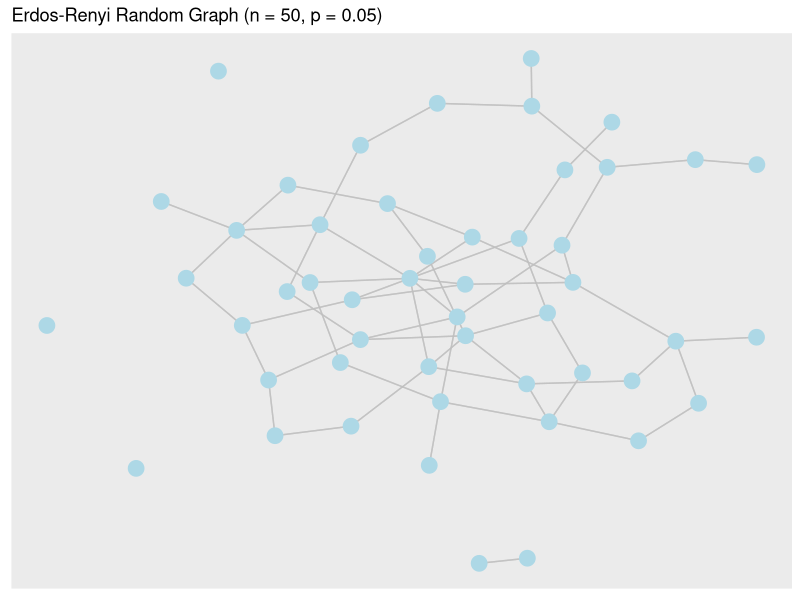
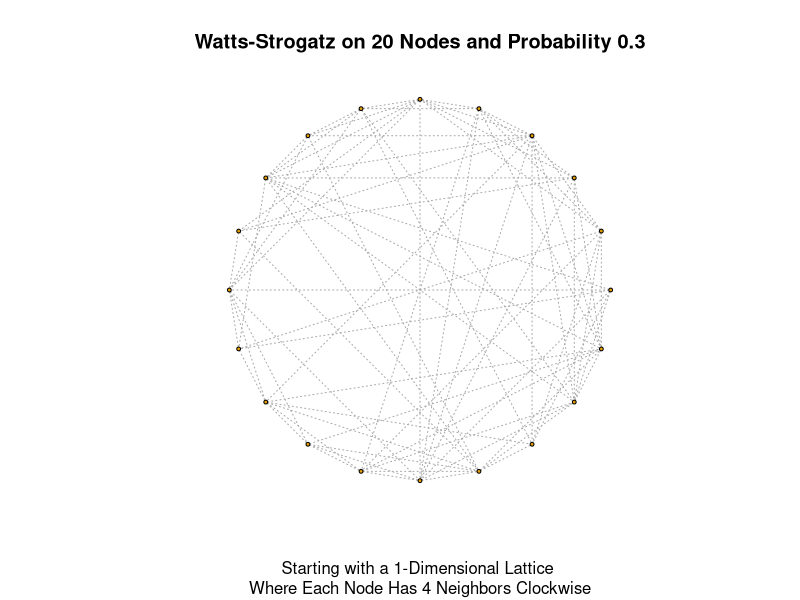
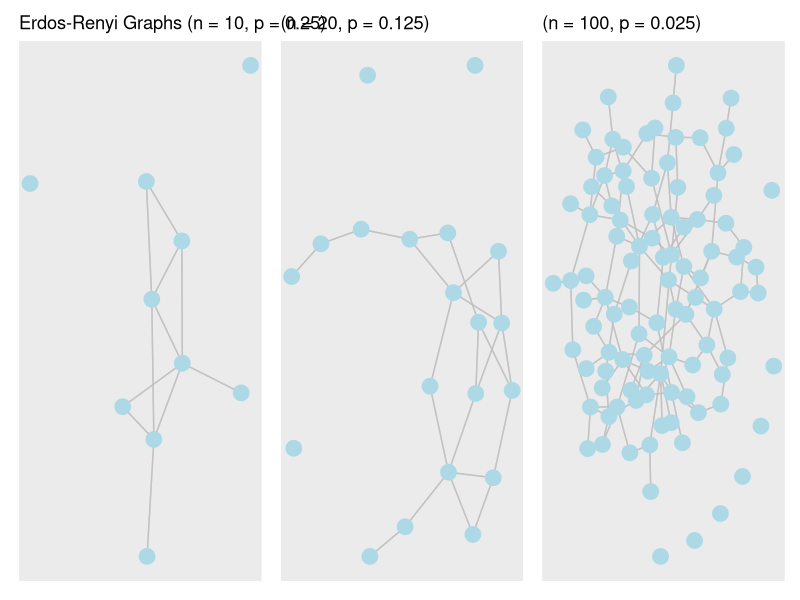
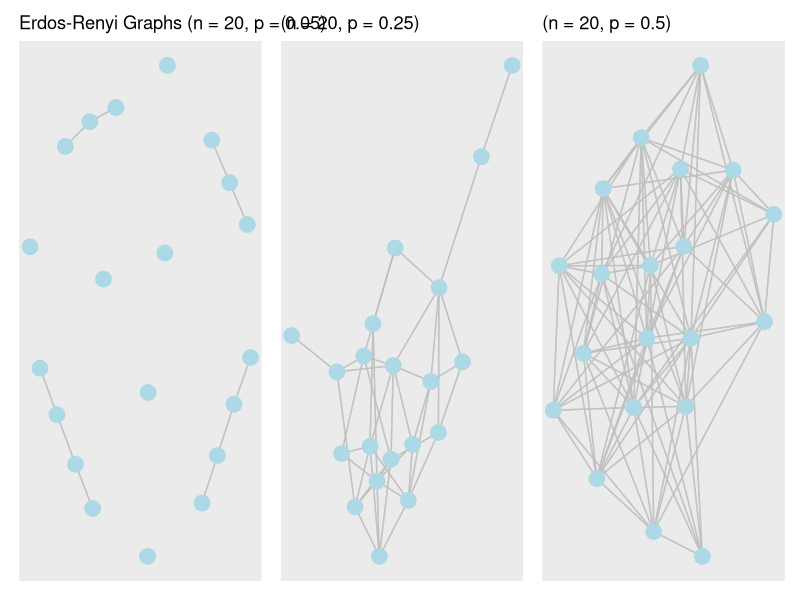
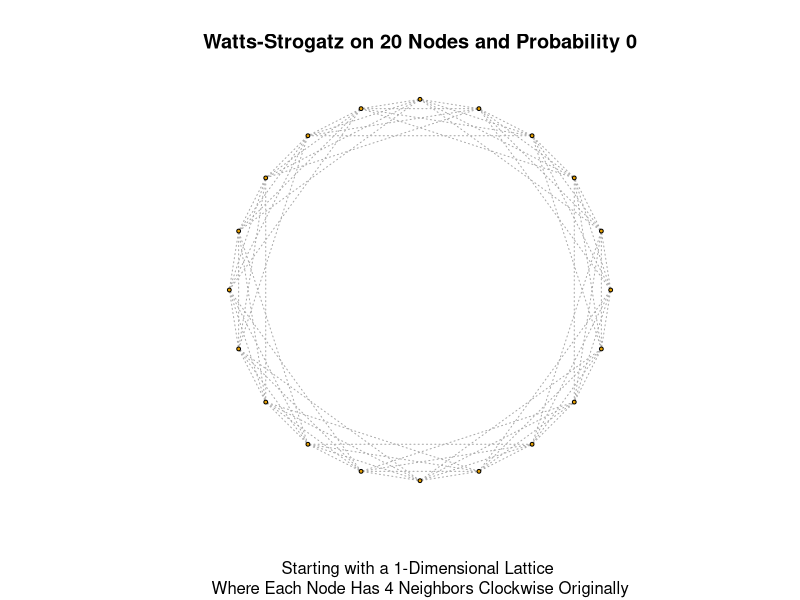
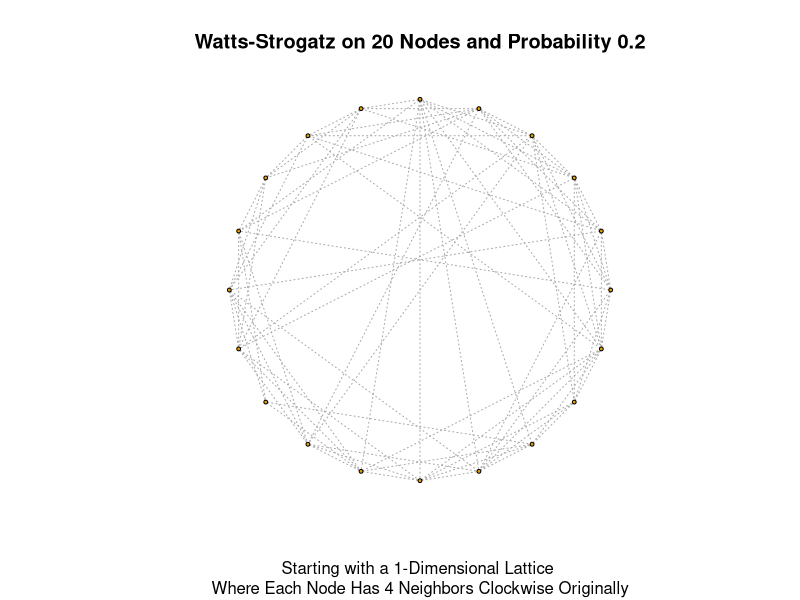
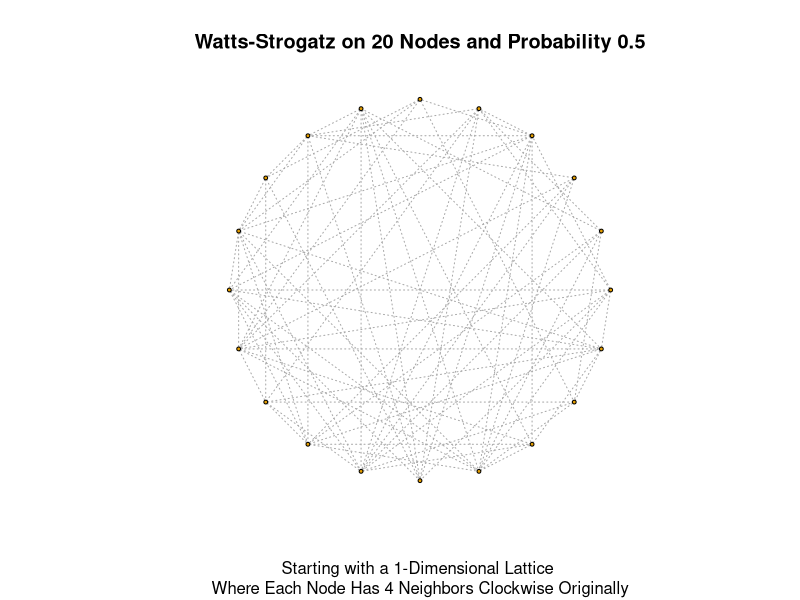
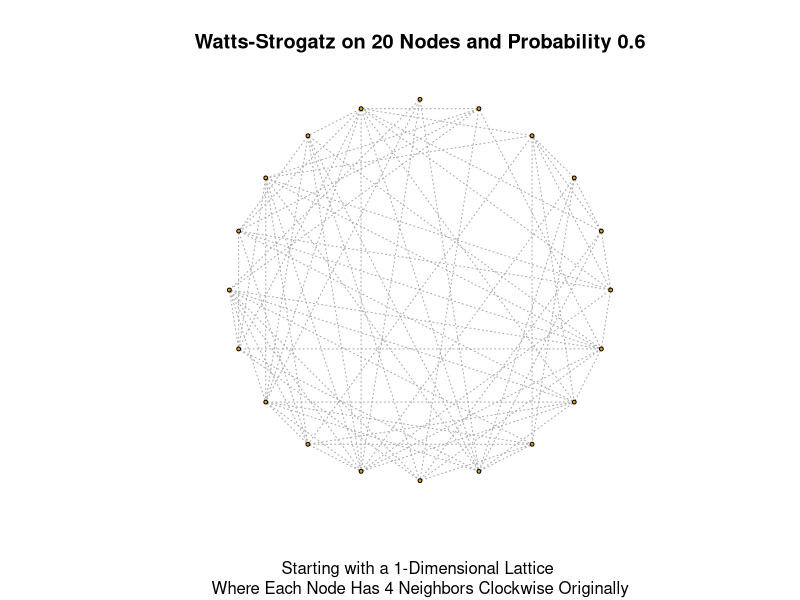

Reproduce these figures in R, in order.
# load required packages
library(ggraph)
library(igraph)
library(tidygraph)
library(dplyr)
library(patchwork)
library(glue)


# •	Simulate networks using two different models: 
# 1.	Erdös-Renyi graph G(n,p)

n = 50   # number of nodes
c = 2.5     # average degree
p = c/n   #connection probability

adj = matrix(0, n, n)     # create adjacency matrix

for(.i in 2:n){
  for(.j in 1:(.i-1)){    
    adj[.i, .j] = rbinom(1,1, p) 
    
  }
}

adj_mat <- adj + t(adj) # calculate the transpose

(ErdosRenyi_graph = graph_from_adjacency_matrix(adj_mat))

set.seed(1) # set seed for reproducing
# create plot of network
ER_plot <- ggraph(ErdosRenyi_graph, layout = "fr") +
  geom_edge_link(color = "grey", alpha = 0.7) + 
  geom_node_point(colour = "lightblue", size = 5, 
                  show.legend = FALSE) +
  labs(title = paste0("Erdos-Renyi Random Graph ",   
                      "(n = ", n, 
                      ", p = ", p, ")"))

ER_plot

# 2.	Watts-Strogatz graph (small world)
set.seed(2) #set seed for reproducing

n <- 20 # order of the graph
dim <- 1 # dimension of grid
nei <- 4 # number of neighbors in grid
p <- 0.3 # probability

# creating an example of model
(WS_graph <- sample_smallworld(dim, n, nei, p))

#create plot of network
plot(WS_graph, 
     layout = layout_in_circle, 
     vertex.size = 2, 
     vertex.label = NA, 
     edge.lty = 3,
     main = glue('Watts-Strogatz on ', n, ' Nodes and Probability ', p),
     sub = glue('Starting with a ', dim , 
                '-Dimensional Lattice \n Where Each Node Has ', nei, 
                ' Neighbors Clockwise'))

# •	Use the network statistics to compare the two models, and answer the following questions:
# 1.	What is the effect of choosing different parameters in the models?


# Erdös-Renyi
# different number of nodes
# model with 10 nodes
n = 10   # number of nodes
c = 2.5     # average degree
p = c/n   #connection probability

adj = matrix(0, n, n)     # create adjacency matrix

for(.i in 2:n){
  for(.j in 1:(.i-1)){    
    adj[.i, .j] = rbinom(1,1, p) 
    
  }
}

adj_mat <- adj + t(adj) # calculate the transpose

(ErdosRenyi_graph = graph_from_adjacency_matrix(adj_mat))

set.seed(6) # set seed for reproducing
# create plot of network
n10 <- ggraph(ErdosRenyi_graph, layout = "fr") +
  geom_edge_link(color = "grey", alpha = 0.7) + 
  geom_node_point(colour = "lightblue", size = 5, 
                  show.legend = FALSE) +
  labs(title = paste0("Erdos-Renyi Graphs ",   
                      "(n = ", n, 
                      ", p = ", p, ")"))

# model with 20 nodes
n = 20   # number of nodes
c = 2.5     # average degree
p = c/n   #connection probability

adj = matrix(0, n, n)     # create adjacency matrix

for(.i in 2:n){
  for(.j in 1:(.i-1)){    
    adj[.i, .j] = rbinom(1,1, p) 
    
  }
}

adj_mat <- adj + t(adj) # calculate the transpose

(ErdosRenyi_graph = graph_from_adjacency_matrix(adj_mat))

set.seed(7) # set seed for reproducing
# create plot of network
n20 <- ggraph(ErdosRenyi_graph, layout = "fr") +
  geom_edge_link(color = "grey", alpha = 0.7) + 
  geom_node_point(colour = "lightblue", size = 5, 
                  show.legend = FALSE) +
  labs(title = paste0("(n = ", n, 
                      ", p = ", p, ")"))

# model with 100 nodes
n = 100   # number of nodes
c = 2.5     # average degree
p = c/n   #connection probability

adj = matrix(0, n, n)     # create adjacency matrix

for(.i in 2:n){
  for(.j in 1:(.i-1)){    
    adj[.i, .j] = rbinom(1,1, p) 
    
  }
}

adj_mat <- adj + t(adj) # calculate the transpose

(ErdosRenyi_graph = graph_from_adjacency_matrix(adj_mat))

set.seed(8) # set seed for reproducing
# create plot of network
n100 <- ggraph(ErdosRenyi_graph, layout = "fr") +
  geom_edge_link(color = "grey", alpha = 0.7) + 
  geom_node_point(colour = "lightblue", size = 5, 
                  show.legend = FALSE) +
  labs(title = paste0("(n = ", n, 
                      ", p = ", p, ")"))

# display plots
n10 + n20 + n100


# different average degree/probability
# model with average 1 degree
n = 20   # number of nodes
c = 1     # average degree
p = c/n   #connection probability

adj = matrix(0, n, n)     # create adjacency matrix

for(.i in 2:n){
  for(.j in 1:(.i-1)){    
    adj[.i, .j] = rbinom(1,1, p) 
    
  }
}

adj_mat <- adj + t(adj) # calculate the transpose

(ErdosRenyi_graph = graph_from_adjacency_matrix(adj_mat))

set.seed(9) # set seed for reproducing
# create plot of network
c1 <- ggraph(ErdosRenyi_graph, layout = "fr") +
  geom_edge_link(color = "grey", alpha = 0.7) + 
  geom_node_point(colour = "lightblue", size = 5, 
                  show.legend = FALSE) +
  labs(title = paste0("Erdos-Renyi Graphs ",   
                      "(n = ", n, 
                      ", p = ", p, ")"))

# model with average 5 degrees
n = 20   # number of nodes
c = 5     # average degree
p = c/n   #connection probability

adj = matrix(0, n, n)     # create adjacency matrix

for(.i in 2:n){
  for(.j in 1:(.i-1)){    
    adj[.i, .j] = rbinom(1,1, p) 
    
  }
}

adj_mat <- adj + t(adj) # calculate the transpose

(ErdosRenyi_graph = graph_from_adjacency_matrix(adj_mat))

set.seed(10) # set seed for reproducing
# create plot of network
c5 <- ggraph(ErdosRenyi_graph, layout = "fr") +
  geom_edge_link(color = "grey", alpha = 0.7) + 
  geom_node_point(colour = "lightblue", size = 5, 
                  show.legend = FALSE) +
  labs(title = paste0("(n = ", n, 
                      ", p = ", p, ")"))

# model with average 10 degrees
n = 20   # number of nodes
c = 10     # average degree
p = c/n   #connection probability

adj = matrix(0, n, n)     # create adjacency matrix

for(.i in 2:n){
  for(.j in 1:(.i-1)){    
    adj[.i, .j] = rbinom(1,1, p) 
    
  }
}

adj_mat <- adj + t(adj) # calculate the transpose

(ErdosRenyi_graph = graph_from_adjacency_matrix(adj_mat))

set.seed(11) # set seed for reproducing
# create plot of network
c10 <- ggraph(ErdosRenyi_graph, layout = "fr") +
  geom_edge_link(color = "grey", alpha = 0.7) + 
  geom_node_point(colour = "lightblue", size = 5, 
                  show.legend = FALSE) +
  labs(title = paste0("(n = ", n, 
                      ", p = ", p, ")"))

# display plots
c1 + c5 + c10

# Small world
# different probablities
set.seed(3)
n <- 20 # order of the graph
dim <- 1 # dimension of original grid
nei <- 4 # number of neighbors in original grid

for (p in c(0, 0.2, 0.5, 0.6, 0.9, 1)) {
  # creating model
  sw_graph <- sample_smallworld(dim, n, nei, p)
  
  plot(sw_graph, 
       layout = layout_in_circle, 
       vertex.size = 2, 
       vertex.label = NA, 
       edge.lty = 3,
       main = glue('Watts-Strogatz on ', n, ' Nodes and Probability ', p),
       sub = glue('Starting with a ', dim , 
                  '-Dimensional Lattice \n Where Each Node Has ', nei, 
                  ' Neighbors Clockwise Originally'))
  
  writeLines('\n')
  
}

# different neighbours
set.seed(4)
n <- 20 # order of the graph
dim <- 1 # dimension of original grid
p <- 0.5 # probability

for (nei in c(0, 2, 5, 10)) {
  # creating model
  sw_graph <- sample_smallworld(dim, n, nei, p)
  
  plot(sw_graph, 
       layout = layout_in_circle, 
       vertex.size = 2, 
       vertex.label = NA, 
       edge.lty = 3,
       main = glue('Watts-Strogatz on ', n, ' Nodes and Probability ', p),
       sub = glue('Starting with a ', dim , 
                  '-Dimensional Lattice \n Where Each Node Has ', nei, 
                  ' Neighbors Clockwise Originally'))
  
  writeLines('\n')
  
}

# different number nodes
set.seed(5)
nei <- 3 # order of the graph
dim <- 1 # dimension of original grid
p <- 0.5 # probability

for (n in c(2, 5, 10, 15, 20)) {
  # creating model
  sw_graph <- sample_smallworld(dim, n, nei, p)
  
  plot(sw_graph, 
       layout = layout_in_circle, 
       vertex.size = 2, 
       vertex.label = NA, 
       edge.lty = 3,
       main = glue('Watts-Strogatz on ', n, ' Nodes and Probability ', p),
       sub = glue('Starting with a ', dim , 
                  '-Dimensional Lattice \n Where Each Node Has ', nei, 
                  ' Neighbors Clockwise Originally'))
  
  writeLines('\n')
  
}


# 2.	How do the node degree distributions differ in the different models?
# 3.	How does the clustering coefficient vary across the models?
  
